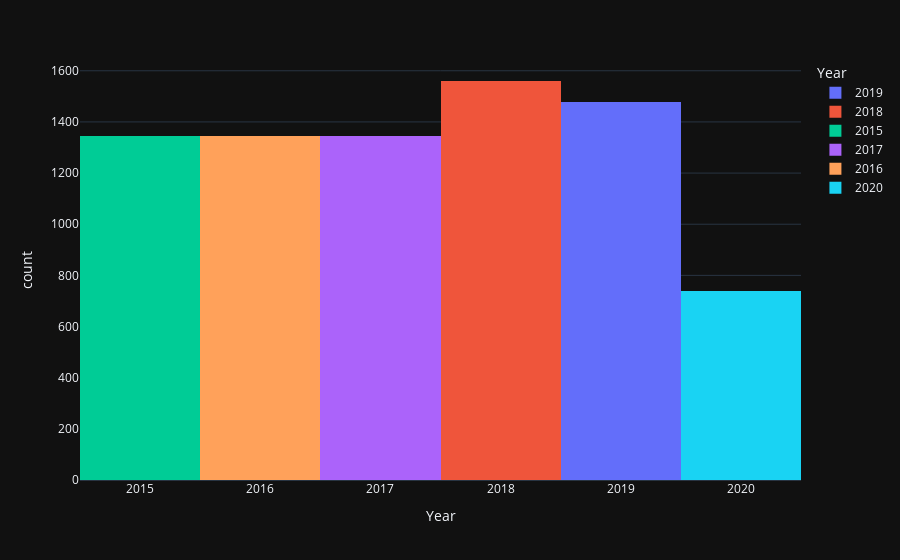

Source (notebook cell):
### Code cell
px.histogram(data, x='Year', color='Year')

### Figure 1 — Plotly figure (JSON) as saved in the notebook; plotly's stock layout.template omitted (floating-point values rounded to 4 significant figures; data arrays with more than 128 entries replaced by an {"elided": "..."} marker saying what was removed)
{"data": [{"alignmentgroup": "True", "bingroup": "x", "hovertemplate": "Year=%{x}<br>count=%{y}<extra></extra>", "legendgroup": "2019", "marker": {"color": "#636efa", "pattern": {"shape": ""}}, "name": "2019", "offsetgroup": "2019", "orientation": "v", "showlegend": true, "x": {"elided": "1476 int values"}, "xaxis": "x", "yaxis": "y", "type": "histogram"}, {"alignmentgroup": "True", "bingroup": "x", "hovertemplate": "Year=%{x}<br>count=%{y}<extra></extra>", "legendgroup": "2018", "marker": {"color": "#EF553B", "pattern": {"shape": ""}}, "name": "2018", "offsetgroup": "2018", "orientation": "v", "showlegend": true, "x": {"elided": "1560 int values"}, "xaxis": "x", "yaxis": "y", "type": "histogram"}, {"alignmentgroup": "True", "bingroup": "x", "hovertemplate": "Year=%{x}<br>count=%{y}<extra></extra>", "legendgroup": "2015", "marker": {"color": "#00cc96", "pattern": {"shape": ""}}, "name": "2015", "offsetgroup": "2015", "orientation": "v", "showlegend": true, "x": {"elided": "1344 int values"}, "xaxis": "x", "yaxis": "y", "type": "histogram"}, {"alignmentgroup": "True", "bingroup": "x", "hovertemplate": "Year=%{x}<br>count=%{y}<extra></extra>", "legendgroup": "2017", "marker": {"color": "#ab63fa", "pattern": {"shape": ""}}, "name": "2017", "offsetgroup": "2017", "orientation": "v", "showlegend": true, "x": {"elided": "1344 int values"}, "xaxis": "x", "yaxis": "y", "type": "histogram"}, {"alignmentgroup": "True", "bingroup": "x", "hovertemplate": "Year=%{x}<br>count=%{y}<extra></extra>", "legendgroup": "2016", "marker": {"color": "#FFA15A", "pattern": {"shape": ""}}, "name": "2016", "offsetgroup": "2016", "orientation": "v", "showlegend": true, "x": {"elided": "1344 int values"}, "xaxis": "x", "yaxis": "y", "type": "histogram"}, {"alignmentgroup": "True", "bingroup": "x", "hovertemplate": "Year=%{x}<br>count=%{y}<extra></extra>", "legendgroup": "2020", "marker": {"color": "#19d3f3", "pattern": {"shape": ""}}, "name": "2020", "offsetgroup": "2020", "orientation": "v", "showlegend": true, "x": {"elided": "738 int values"}, "xaxis": "x", "yaxis": "y", "type": "histogram"}], "layout": {"xaxis": {"anchor": "y", "domain": [0.0, 1.0], "title": {"text": "Year"}, "categoryorder": "array", "categoryarray": [2019, 2018, 2015, 2017, 2016, 2020]}, "yaxis": {"anchor": "x", "domain": [0.0, 1.0], "title": {"text": "count"}}, "legend": {"title": {"text": "Year"}, "tracegroupgap": 0}, "margin": {"t": 60}, "barmode": "relative"}}
